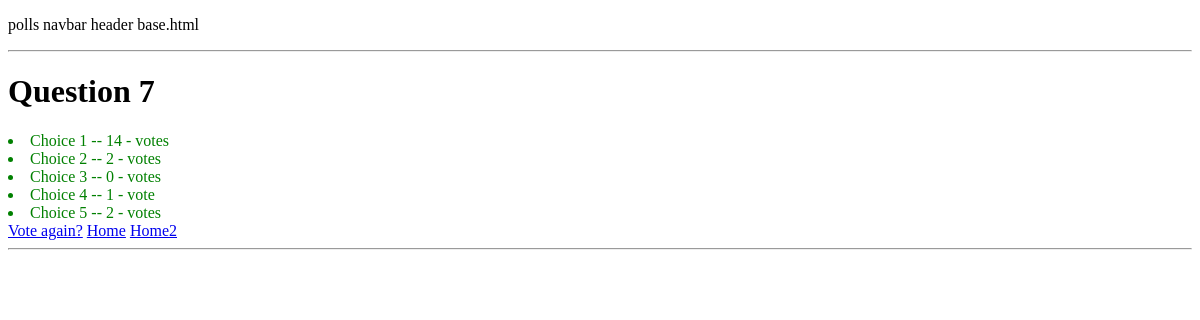
Page /polls/8/results/ on the earlier database version.
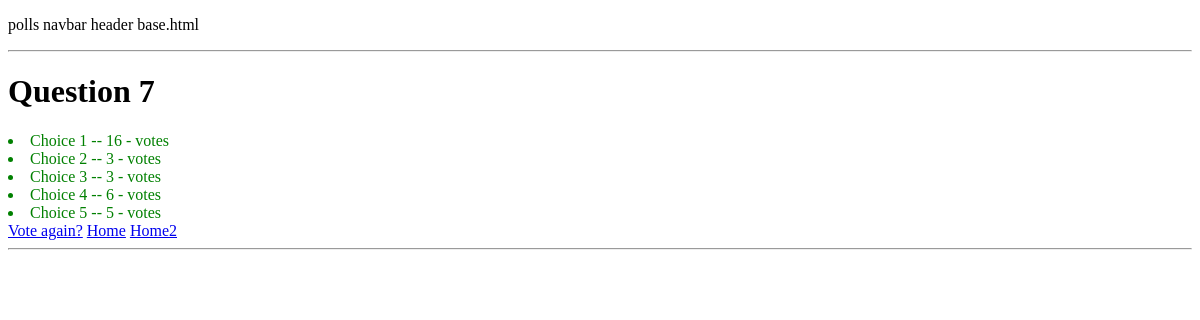
Same page on the later database version.
### polls/models.py (models this page shows, shortened)
class Choice(models.Model):
    question = models.ForeignKey(Question)
    choice_text = models.CharField(max_length=200)
    votes = models.IntegerField(default=0)

### polls/views.py (the view)
# urls.py: url(r'(?P<question_id>[0-9]+)/results/$', views.results, name='results'),
def results(request, question_id):
    question = get_object_or_404(Question, pk=question_id)
    template = 'polls/results.html'
    context = {'question': question}
    return render(request, template, context)

### polls/templates/polls/results.html
{% extends 'base.html' %}
{% block content %}
<h1>{{ question.question_text }}</h1>
{% for choice in question.choice_set.all %}
<li>
    {{choice.choice_text}} -- {{choice.votes}} - vote{{choice.votes|pluralize}}
</li>
{% endfor %}
<a href="{% url 'polls:detail' question.id %}" >Vote again?</a>
<a href="{% url 'polls:index' %}" >Home</a>
<a href="/polls" >Home2</a>
{% endblock %}

Differences in the rows shown:
changed Choice "Choice 1": votes "14" → "16"
changed Choice "Choice 2": votes "2" → "3"
changed Choice "Choice 3": votes "0" → "3"
changed Choice "Choice 4": votes "1" → "6"
changed Choice "Choice 5": votes "2" → "5"
